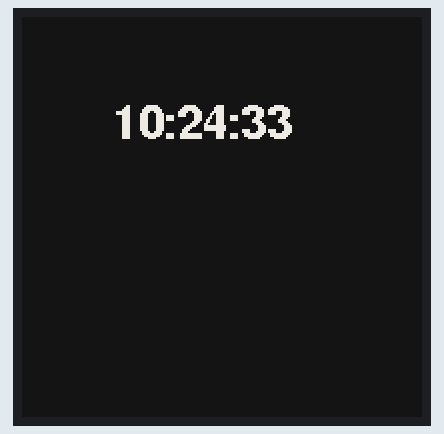
The sketch below on a simulated ESP32. On the bench: 200×200 one-colour display. WiFi joins after 1.5 s; servers stay silent unless stated; network time is answered at once with the bench clock; the local clock reads 2024-03-15 10:24:30 at power-on unless the sketch sets it; what the sketch prints to the serial monitor is not drawn.

Above: at 4.1 s.
At 14.6 s:
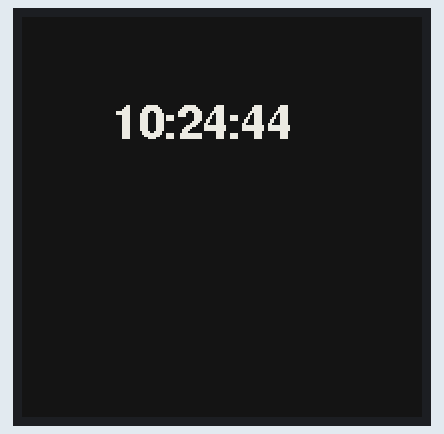
At 25.1 s:
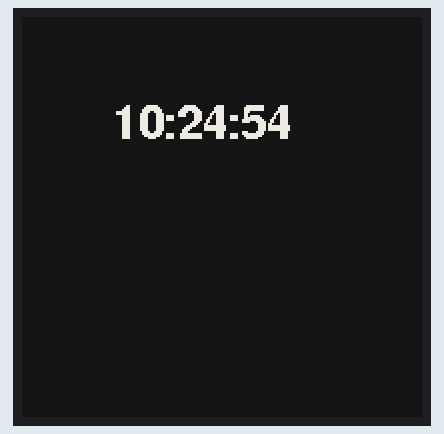
At 56.6 s:
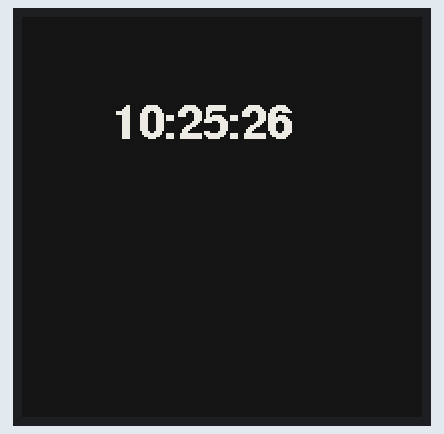
At 88.1 s:
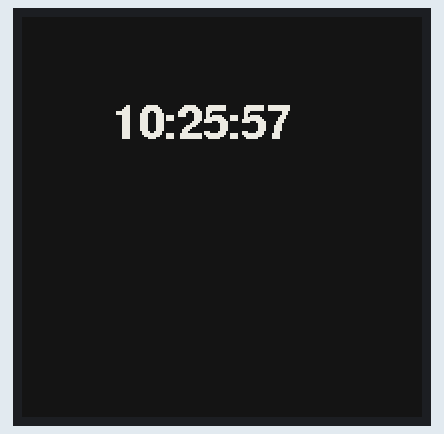
At 119.6 s:
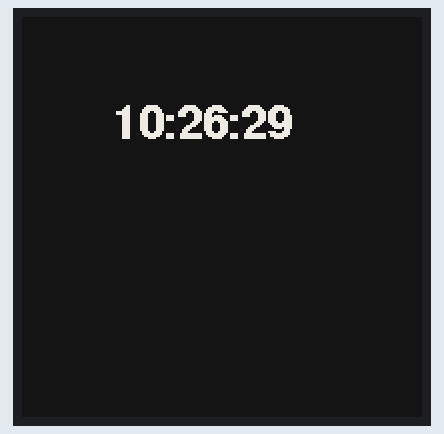

Measured:
- what the display in image 0 shows lasts 10.5 s, from 4.1 s to 14.6 s

The sketch:

02_date_with_ntp.ino
```cpp
#include<NTPClient.h>
#include<WiFi.h>
#include<WiFiUdp.h>

#include <GxEPD.h>
#include <GxGDEP015OC1/GxGDEP015OC1.cpp>    // 1.54" b/w
//#include <GxGDEH029A1/GxGDEH029A1.cpp>      // 2.9" b/w
#include <GxIO/GxIO_SPI/GxIO_SPI.cpp>
#include <GxIO/GxIO.cpp>
#include <Fonts/FreeSansBold12pt7b.h>

const char *ssid = "ssid";
const char *password = "password";

WiFiUDP ntpUDP;

NTPClient timeClient(ntpUDP);

GxIO_Class io(SPI, SS, 22, 21);
GxEPD_Class display(io, 16, 4);

const char* name = "FreeSansBold12pt7b";
const GFXfont* f = &FreeSansBold12pt7b;

void setup() {
  Serial.begin(9600);
  Serial.println("Starting ...");

  display.init(9600);
  display.setRotation(1);
  display.fillScreen(GxEPD_BLACK);
  display.setFont(f);
  display.update();

  WiFi.begin(ssid, password);

  while (WiFi.status() != WL_CONNECTED) {
    delay(500);
    Serial.print("Connecting to wifi ...");
  }

  timeClient.begin();
}

void loop() {
  showDateTime();
  delay(10000);
}

void showDateTime() {
  timeClient.update();

  String dateString = timeClient.getFormattedTime();
  Serial.println(dateString);

  uint16_t box_x = 40;
  uint16_t box_y = 40;
  uint16_t box_w = 110;
  uint16_t box_h = 24;
  uint16_t cursor_y = box_y + 20;

  display.fillRect(box_x, box_y, box_w, box_h, GxEPD_BLACK);
  display.setTextColor(GxEPD_WHITE);
  display.setCursor(box_x+4, cursor_y);
  display.print(dateString);
  display.updateWindow(box_x, box_y, box_w, box_h, true);
}
```
